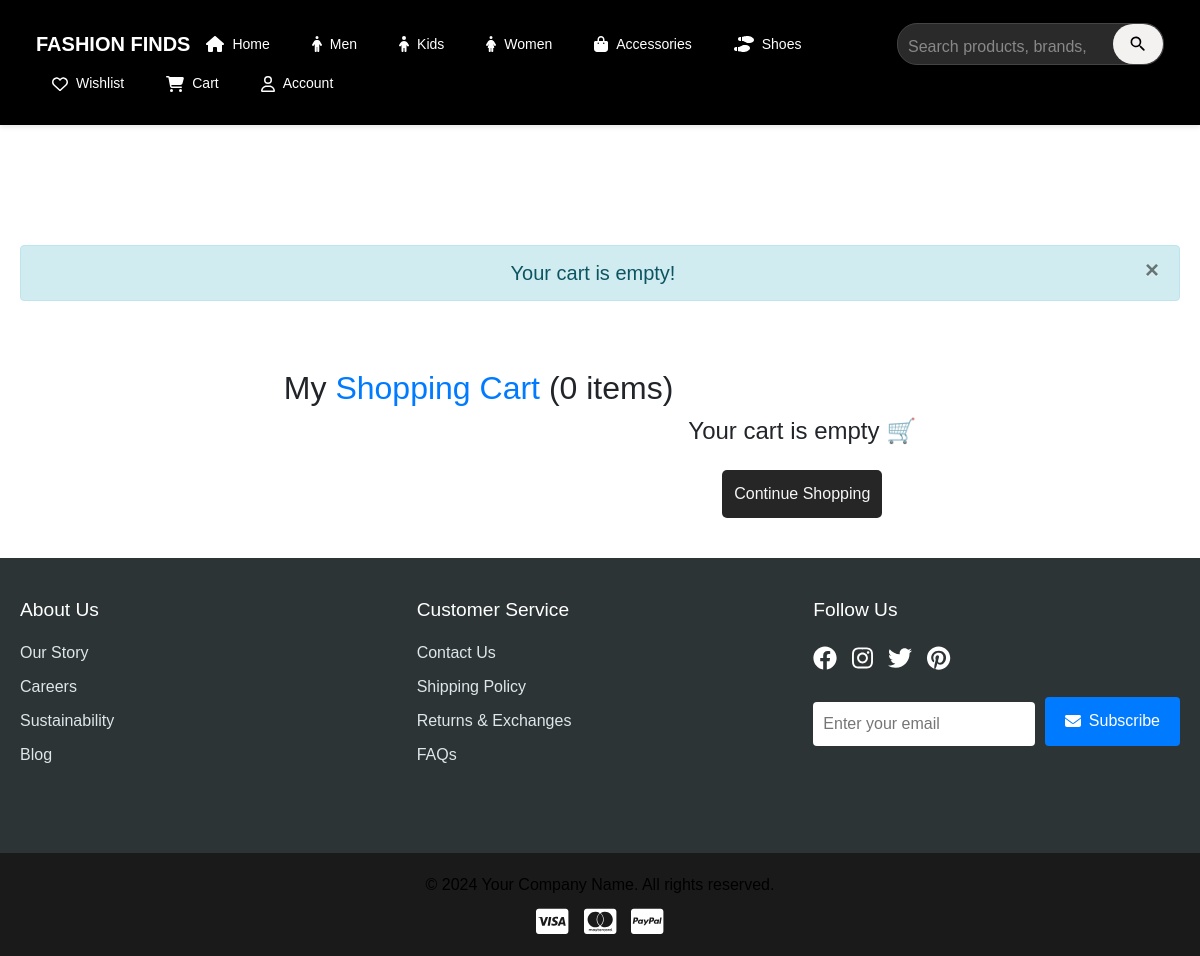
Before: /cart (signed in) with the older database file.
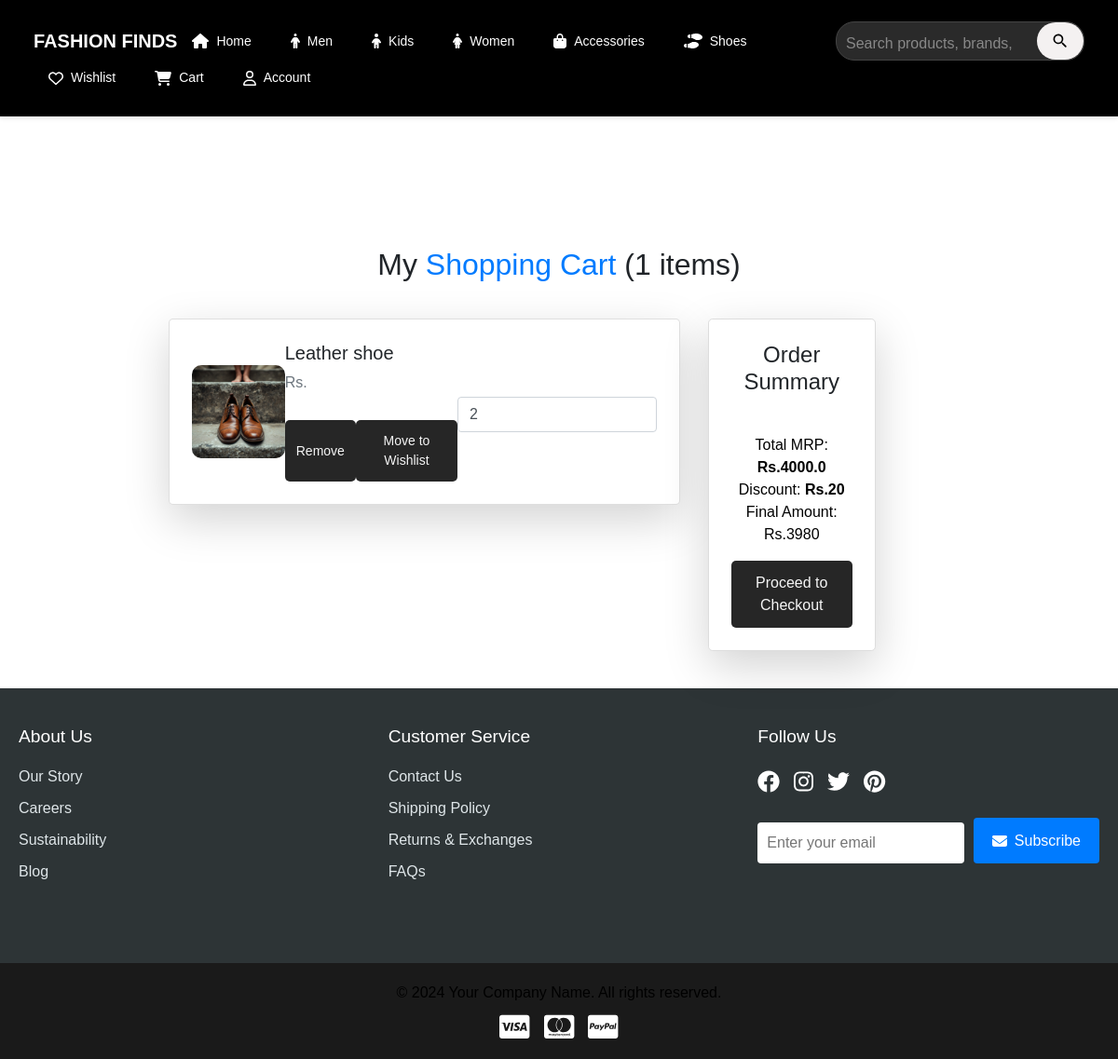
After: the same page with the newer database file.
### app/models.py (models this page shows, shortened)
class Cart(db.Model):
    __tablename__ = 'carts'
    id = db.Column(db.Integer, primary_key=True)
    user_id = db.Column(db.Integer, db.ForeignKey('users.id'), nullable=False)
    product_id = db.Column(db.Integer, db.ForeignKey('products.id'), nullable=False)
    quantity = db.Column(db.Integer, default=1)

class Product(db.Model):
    __tablename__ = 'products'
    id = db.Column(db.Integer, primary_key=True)
    product_name = db.Column(db.String(100), nullable=False)
    product_picture = db.Column(db.String(1000), nullable=False)
    current_price = db.Column(db.Float, nullable=False)
    previous_price = db.Column(db.Float, nullable=False)
    description = db.Column(db.String(2000), nullable=True)
    color = db.Column(db.String(15))
    rating = db.Column(db.Integer, default=0)
    sale = db.Column(db.Boolean, default=False)
    discount = db.Column(db.Integer, nullable=True, default=0)
    brand = db.Column(db.String(100), nullable=True)
    category = db.Column(db.String(100), nullable=False)  # ✅ Now category is a string field
    quantity_size = db.relationship('ProductSize', backref='product', lazy=True, cascade="all, delete-orphan")
    carts = db.relationship('Cart', backref='cart_product', lazy=True, cascade="all, delete-orphan")
    wishlists = db.relationship('Wishlist', backref='wishlist_product', lazy=True, cascade="all, delete-orphan")
    order_items = db.relationship('OrderItem', backref='product', lazy=True, cascade="all, delete-orphan")

### app/views.py (the view)
@views.route('/cart')
@login_required
def show_cart():
    user_id = current_user.id  # Get the user ID directly from current_user (handled by flask_login)
    cart_items = db.session.query(Cart, Product).join(Product, Cart.product_id == Product.id)\
        .filter(Cart.user_id == user_id).all()
    if not cart_items:
        flash("Your cart is empty!", "info")
    total_mrp = sum(cart.quantity * product.previous_price for cart, product in cart_items)
    total_discount = sum(cart.quantity * product.discount for cart, product in cart_items if product.discount)
    total_amount = int(total_mrp - total_discount)  # Ensure final amount is an integer
    return render_template(
        "cart.html",
        cart_items=cart_items,
        total_mrp=total_mrp,
        total_discount=total_discount,
        total_amount=total_amount
    )

### app/templates/cart.html (shortened to what this page needs)
{% extends 'base.html' %}
{% block content %}
<div class="container mt-5">
    {% if not current_user.is_authenticated %}
    <div class="alert alert-warning text-center">
        <h4>Please <a href="{{ url_for('auth.login') }}" class="text-primary">log in</a> or <a href="{{ url_for('auth.register') }}" class="text-primary">create an account</a> to access your cart.</h4>
    </div>
    {% else %}
    <h2 class="fw-bold text-center mb-4">My <span class="text-primary">Shopping Cart</span> ({{ cart_items|length }} items)</h2>
    {% if cart_items %}
    <div class="row g-4">
        <div class="col-lg-8">
            <div class="list-group">
            {% for cart, item in cart_items %}
            <div class="list-group-item d-flex align-items-center shadow-lg p-4 mb-4 rounded-lg" data-product-id="{{ item.id }}" data-price="{{ item.price }}" data-discount="{{ item.discount }}">
                <img src="{{ url_for('views.get_image', filename=item.product_picture) }}" class="cart-img me-4" alt="{{ item.product_name }}">
                <div class="flex-grow-1">
                    <h5 class="mb-2 fw-semibold">{{ item.product_name }}</h5>
                    <p class="mb-2 text-muted fs-5">Rs. <span class="item-price" data-price="{{ item.price }}">{{ item.price }}</span></p>
                    <div class="d-flex gap-3">
                        <form action="{{ url_for('views.remove_from_cart', product_id=item.id) }}" method="post">
                            <button type="submit" class="btn btn-dark btn-sm">Remove</button>
                        </form>
                        <form action="{{ url_for('views.remove_from_wishlist', product_id=item.id) }}" method="post">
                            <button type="submit" class="btn btn-outline-secondary btn-sm">Move to Wishlist</button>
                        </form>
                    </div>
                </div>
                <div class="ms-4">
                    <input type="number" class="form-control quantity-input" value="{{ cart.quantity }}" min="1" data-product-id="{{ item.id }}">
                </div>
            </div>
            {% endfor %}
            </div>
        </div>
        <div class="col-lg-4">
            <div class="card shadow-lg p-4 rounded-lg">
                <h4 class="fw-bold text-center">Order Summary</h4>
                <p class="fs-5">Total MRP: <strong class="total-mrp">Rs.{{ total_mrp }}</strong></p>
                <p class="fs-5">Discount: <strong class="discount-mrp">Rs.{{ total_discount }}</strong></p>
                <p class="fs-4 fw-bold">Final Amount: <span class="final-amount">Rs.{{ total_amount }}</span></p>
                <a href="{{ url_for('views.checkout') }}" class="btn btn-primary w-100 mt-3">
                    Proceed to Checkout
                </a>
                            </div>
        </div>
    </div>
    {% else %}
    <div class="text-center mt-5">
        <h4>Your cart is empty 🛒</h4>
        <a href="{{ url_for('views.homepage') }}" class="btn btn-primary mt-3">Continue Shopping</a>
    </div>
    {% endif %}
    {% endif %}
</div>
{% endblock %}

Changed rows visible on the page:
added Cart: product_picture (picture), product_name "Leather shoe", quantity "2"
Other visible differences:
{{ cart_items|length }}: "0" → "1"
{{ total_mrp }}: (not shown) → "4000.0"
{{ total_discount }}: (not shown) → "20"
{{ total_amount }}: (not shown) → "3980"
text no longer shown: "Your cart is empty 🛒 Continue Shopping"
text now shown: "Order Summary Total MRP: Rs. Discount: Rs. Final Amount: Rs. Proceed to Checkout"
list line gone: "Your cart is empty! ×"
